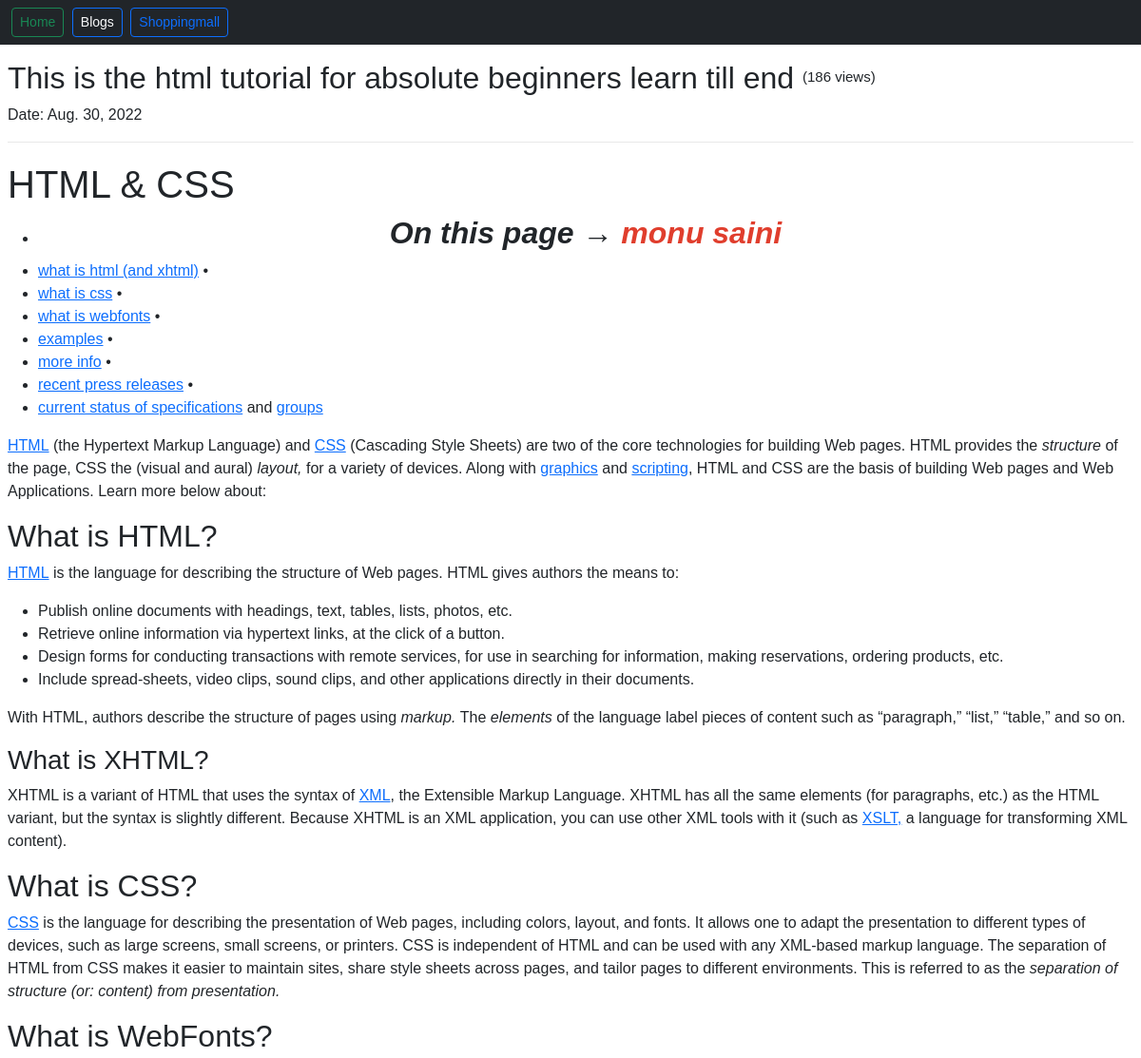
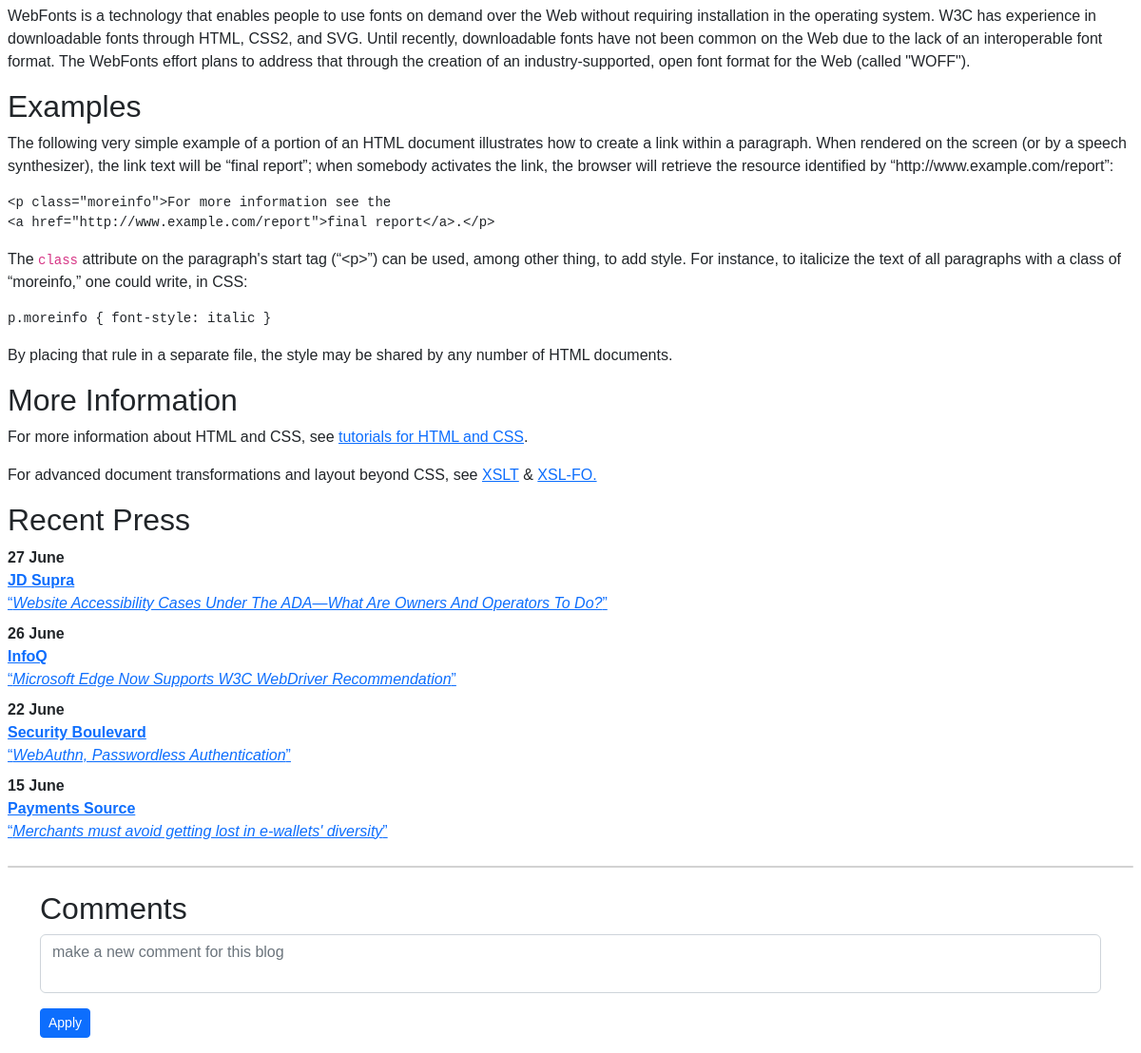
The app's page /showblogs/readblog_ID=58 (signed in) with its own data (2 pictures, top to bottom).
### blog/models.py (models this page shows, shortened)
class Topblog(models.Model):
    title = models.CharField(max_length=200,blank=False,default='')
    content = models.TextField(blank=False)
    date = models.DateField(default=datetime.date.today())
    auther = models.CharField(default='Tenali',max_length=50,blank=False)
    views = models.IntegerField(default=0)
    desc = models.TextField(blank=False,default='')

### blog/views.py (the view)
# urls.py: path('readblog_ID=<int:id>',views.blogview,name='BlogHome'),
def blogview(request, id):
    blog = Topblog.objects.filter(id=id).first()
    comment = Comments.objects.filter(post=blog,parent=None)
    replies = Comments.objects.filter(post=blog).exclude(parent=None)
    if blog.views>=1:
        views = blog.views
    else:
        views = ''
    if comment.count()>=1:
        comm = comment.count()
    else:
        comm = ''
    repDict = {}
    for reply in replies:
        if reply.parent.id not in repDict.keys():
            repDict[reply.parent.id] = [reply]
        else:
            repDict[reply.parent.id].append(reply)
    print(repDict)
    blogs = {'blogs': blog,
     'id': id,
     'views':views,
     'comments':comment,
     'user':request.user,
     'comm':comm,
    'repDict':repDict
     }
    blog.views = blog.views+1
    blog.save()
    return render(request, 'blog/readtheblog.html', blogs)

### blog/template/blog/readtheblog.html (shortened to what this page needs)
<!DOCTYPE html>
<html lang="en">
<head>
  <link href="https://cdn.jsdelivr.net/npm/bootstrap@5.2.0/dist/css/bootstrap.min.css" rel="stylesheet"
>
</head>
<body>
  {% load static %}
  {% load humanize %}
  {% load extras %}
  <nav class="nav bg-dark " style="width:100%;">
    <form class="container-fluid justify-content-start py-2">
      <a href="/" class="btn btn-sm btn-outline-success ml-1 mx-auto" type="button"> Home</a>
      <a href="/showblogs" class="btn btn-sm btn-outline-primary  text-light mx-1 " type="button">Blogs</a>
      <a href="/shoppingmall" class="btn btn-sm btn-outline-primary" type="button">Shoppingmall</a>
    </form>
  </nav>
  <div class="px-2 py-2">
    {% if blogs %}
    <div style="border-bottom:1px solid rgb(232, 232, 232);margin-bottom: 20px;">
      <h2 class="my-2">
        {{blogs.title}}
        {% if views%}
        <sup style="font-size:15px;">({{views}} views)</sup>
        {% endif %}
      </h2>
      <p>Date: {{blogs.date}} </p>
    </div>
    {{blogs.content|safe}}
    {% else %}
    <h6 class="alert alert-warning" role="alert">Sorry ! Your Requested Blog with `Id={{id}} ` is Not Found !!<br> </h6>
    <div class="container">
      <h4 style="color:orange;"> Please Choose Currect Blog </h4><span> <a href="/showblogs">Show Blogs</a></span>
    </div>
    {% endif %}
    <div class="card my-4"> </div>
    <div class="container">
      <h2>Comments {% if comm %} <sup>({{comments.count}})</sup>{% endif %}</h2>
      <div class="my-2">
        {% if user.is_authenticated %}
        <form action="postcomment" method="post">
          <div class="mb-3">
            <textarea required name="comment" class="form-control commentbox" id="comment"
              placeholder="make a new comment for this blog" style="resize:none;"></textarea>
          </div>
          <input class="btn btn-sm btn-primary" type="submit" value="Apply">
        </form>
        {% else %}
        <div class="row">
          <span style="color:orange;">Make sure you are Log-In to make comments  <a class="mx-2 " href="/shoppingmall/login">Log
              In</a> </span>
        </div>
        {% endif %}
      </div>
    </div>
  </div>
</body>
</html>

### blog/template/blog/readtheblog.html (style rules this page uses)
body { margin: 0; font-family: Arial, Helvetica, sans-serif; }

### records on screen
Topblog: title "This is the html tutorial for absolute beginners learn till end", date "Aug. 30, 2022", content "HTML & CSS On this page → monu saini what is html (and xhtml) • what is css • what is webfonts • examples • more info • recent press releases • current status of specifications and groups HTML (the Hypertext Markup Language) and CSS (Cascading Style Sheets) are two of the core technologies for building Web pages. HTML provides the structure of the page, CSS the (visual and aural) layout, for a variety of devices. Along with graphics and scripting , HTML and CSS are the basis of building Web pages and Web Applications. Learn more below about: What is HTML? HTML is the language for describing the structure of Web pages. HTML gives authors the means to: Publish online documents with headings,…"

### other values on screen
{{ views }} "186"
